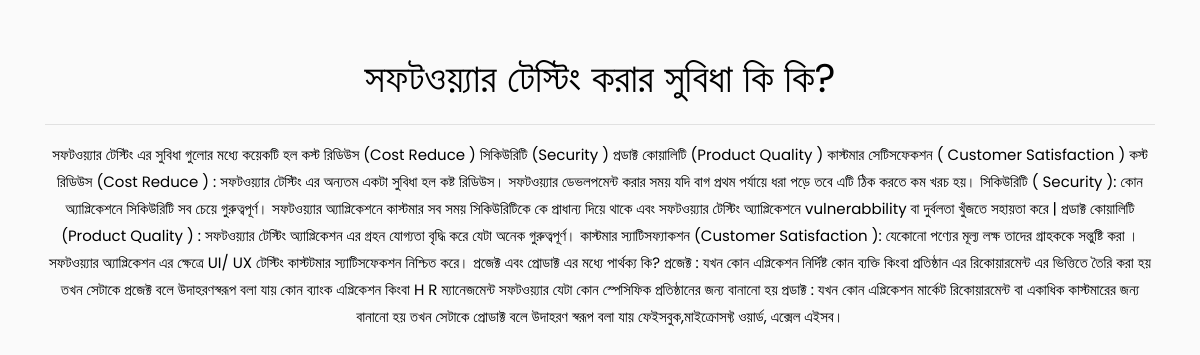
The app's page /blog/5 with its own data.
### Blog/models.py (models this page shows, shortened)
class Content(models.Model):
    topic = models.ForeignKey(Topic, on_delete=models.CASCADE)
    subject = models.ForeignKey(Subject, on_delete=models.CASCADE)
    sub_title = models.CharField(max_length=250, blank=False)
    content = models.TextField(max_length=5000, blank=False)
    published_date = models.DateField(auto_now=True)

### Blog/views.py (the view)
# urls.py: path('blog/<int:blog_id>', Blog, name='blog'),
def Blog(request, blog_id):
    try:
        blog = get_object_or_404(Content, id=blog_id)
    except:
        return render(request, 'Blog/Pagenotfound.html')
    context = {
        'Blog': blog
    }
    return render(request, 'Blog/Blog.html', context)

### Blog/templates/Blog/Blog.html
{% extends './base.html' %}
{% block content %}
<div class="container text-center mt-5 ">
    <h1>{{Blog.sub_title}}</h1>
<hr>
<p>{{Blog.content}}</p>
</div>
{% endblock content %}

### records on screen
Content: sub_title "সফটওয়্যার টেস্টিং করার সুবিধা কি কি?", content "সফটওয়্যার টেস্টিং এর সুবিধা গুলোর মধ্যে কয়েকটি হল কস্ট রিডিউস (Cost Reduce ) সিকিউরিটি (Security ) প্রডাক্ট কোয়ালিটি (Product Quality ) কাস্টমার সেটিসফেকশন ( Customer Satisfaction ) কস্ট রিডিউস (Cost Reduce ) : সফটওয়্যার টেস্টিং এর অন্যতম একটা সুবিধা হল কষ্ট রিডিউস। সফটওয়্যার ডেভলপমেন্ট করার সময় যদি বাগ প্রথম পর্যায়ে ধরা পড়ে তবে এটি ঠিক করতে কম খরচ হয়। সিকিউরিটি ( Security ): কোন অ্যাপ্লিকেশনে সিকিউরিটি সব চেয়ে গুরুত্বপূর্ণ। সফটওয়্যার অ্যাপ্লিকেশনে কাস্টমার সব সময় সিকিউরিটিকে কে প্রাধান্য দিয়ে থাকে এবং সফটওয়্যার টেস্টিং অ্যাপ্লিকেশনে vulnerabbility বা দুর্বলতা খুঁজতে সহায়তা করে | প্রডাক্ট কোয়ালিটি (Product Quality ) : সফটওয়্যার টেস্টিং অ্যাপ্লিকেশন এর গ্রহন যোগ্যতা বৃদ্ধি করে…"
